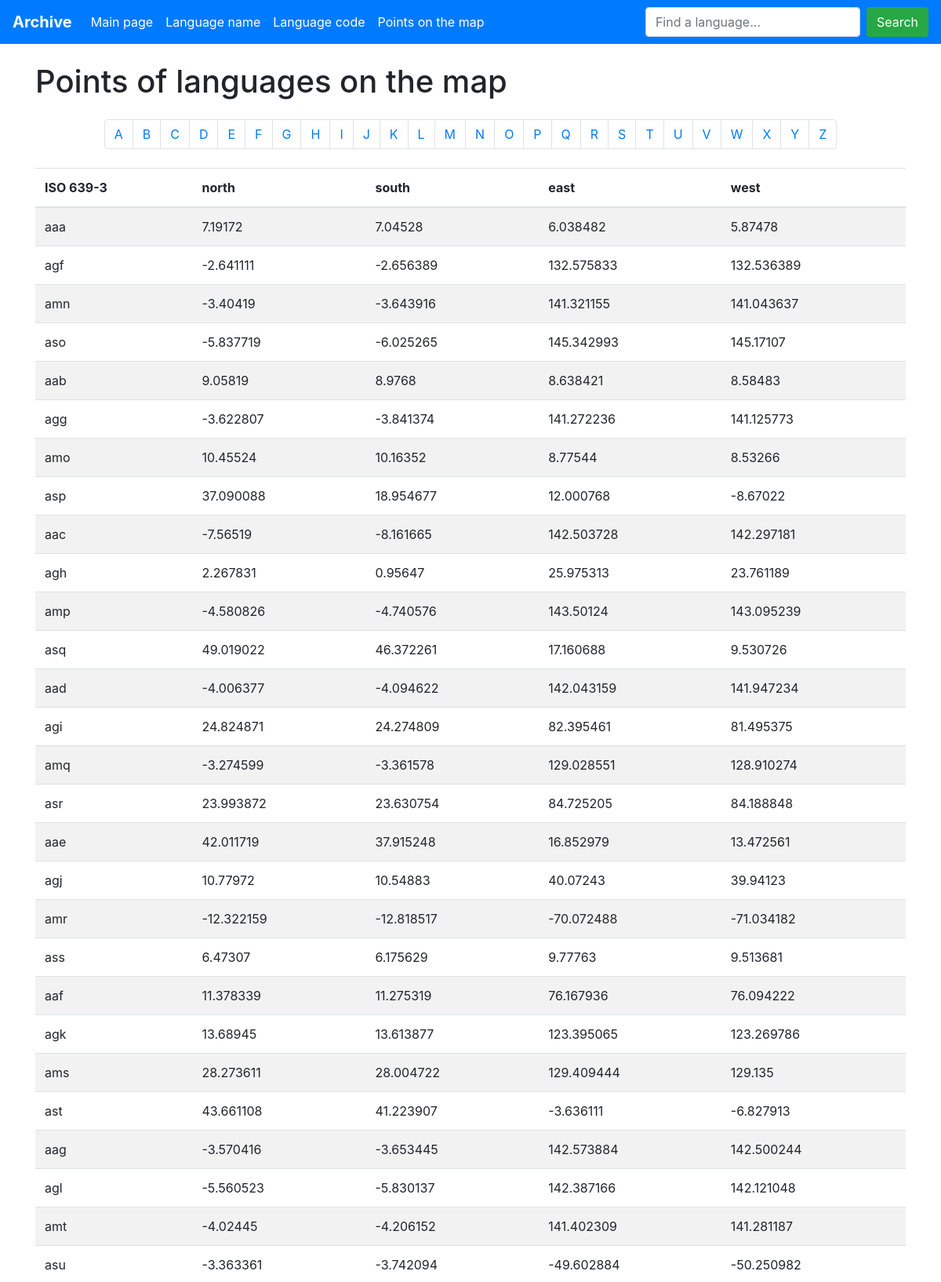
The app's page /browse/map-points/ (upper part) with its own data.
### langs/models.py (models this page shows, shortened)
class MapPoint(models.Model):
    iso = models.ForeignKey(Iso, on_delete=models.CASCADE)
    north = models.FloatField()
    south = models.FloatField()
    east = models.FloatField()
    west = models.FloatField()
    class Meta:
        db_table = 'map_point'

class Iso(models.Model):
    iso = models.CharField(max_length=3)
    class Meta:
        db_table = 'iso'
    def __str__(self):
        return self.iso

### langs/views.py (the view)
# urls.py: path('browse/map-points/', MapPointsView.as_view(), name='map_points'),
class MapPointsView(views.View):
    def get(self, request, letter='a'):
        context = {
            'map_points': MapPoint.objects.order_by('iso').filter(iso__iso__istartswith=letter),
            'pagination_letters': 'ABCDEFGHIJKLMNOPQRSTUVWXYZ',
        }
        return render(request, 'langs/points.html', context=context)

### langs/templates/langs/points.html (shortened to what this page needs)
{% extends './base.html' %}
{% load static %}
{% block header %}
  <div class="container my-4">
<h1>Points of languages on the map</h1>
  </div>
{% endblock %}
{% block pagination %}
  <div class="my-4">
    <nav aria-label="Page navigation example my-4">
      <ul class="pagination justify-content-center">
        {% for letter in pagination_letters %}
          <li class="page-item"><a class="page-link" href="/browse/map-points/{{ letter.lower }}">{{ letter }}</a></li>
        {% endfor %}
      </ul>
    </nav>
  </div>
{% endblock %}
{% block content %}
<div class="container my-4">
<table class="table table-striped">
  <thead>
    <tr>
      <th scope="col">ISO 639-3</th>
      <th scope="col">north</th>
      <th scope="col">south</th>
      <th scope="col">east</th>
      <th scope="col">west</th>
    </tr>
  </thead>
  <tbody>
    {% for point in map_points %}
      <tr>
        <td>{{ point.iso }}</td>
        <td>{{ point.north }}</td>
        <td>{{ point.south }}</td>
        <td>{{ point.east }}</td>
        <td>{{ point.west }}</td>
      </tr>
    {% endfor %}
  </tbody>
</table>
</div>
{% endblock %}

### records on screen
MapPoint: iso "aaa", north "7.19172", south "7.04528", east "6.038482", west "5.87478"
MapPoint: iso "agf", north "-2.641111", south "-2.656389", east "132.575833", west "132.536389"
MapPoint: iso "amn", north "-3.40419", south "-3.643916", east "141.321155", west "141.043637"
MapPoint: iso "aso", north "-5.837719", south "-6.025265", east "145.342993", west "145.17107"
MapPoint: iso "aab", north "9.05819", south "8.9768", east "8.638421", west "8.58483"
MapPoint: iso "agg", north "-3.622807", south "-3.841374", east "141.272236", west "141.125773"
MapPoint: iso "amo", north "10.45524", south "10.16352", east "8.77544", west "8.53266"
MapPoint: iso "asp", north "37.090088", south "18.954677", east "12.000768", west "-8.67022"
MapPoint: iso "aac", north "-7.56519", south "-8.161665", east "142.503728", west "142.297181"
MapPoint: iso "agh", north "2.267831", south "0.95647", east "25.975313", west "23.761189"
MapPoint: iso "amp", north "-4.580826", south "-4.740576", east "143.50124", west "143.095239"
MapPoint: iso "asq", north "49.019022", south "46.372261", east "17.160688", west "9.530726"
MapPoint: iso "aad", north "-4.006377", south "-4.094622", east "142.043159", west "141.947234"
MapPoint: iso "agi", north "24.824871", south "24.274809", east "82.395461", west "81.495375"
MapPoint: iso "amq", north "-3.274599", south "-3.361578", east "129.028551", west "128.910274"
MapPoint: iso "asr", north "23.993872", south "23.630754", east "84.725205", west "84.188848"
MapPoint: iso "aae", north "42.011719", south "37.915248", east "16.852979", west "13.472561"
MapPoint: iso "agj", north "10.77972", south "10.54883", east "40.07243", west "39.94123"
MapPoint: iso "amr", north "-12.322159", south "-12.818517", east "-70.072488", west "-71.034182"
MapPoint: iso "ass", north "6.47307", south "6.175629", east "9.77763", west "9.513681"
MapPoint: iso "aaf", north "11.378339", south "11.275319", east "76.167936", west "76.094222"
MapPoint: iso "agk", north "13.68945", south "13.613877", east "123.395065", west "123.269786"
MapPoint: iso "ams", north "28.273611", south "28.004722", east "129.409444", west "129.135"
MapPoint: iso "ast", north "43.661108", south "41.223907", east "-3.636111", west "-6.827913"
MapPoint: iso "aag", north "-3.570416", south "-3.653445", east "142.573884", west "142.500244"
MapPoint: iso "agl", north "-5.560523", south "-5.830137", east "142.387166", west "142.121048"
MapPoint: iso "amt", north "-4.02445", south "-4.206152", east "141.402309", west "141.281187"
MapPoint: iso "asu", north "-3.363361", south "-3.742094", east "-49.602884", west "-50.250982"

### other values on screen
{{ letter }} "A" "B" "C" "D" "E" "F" "G" "H" "I" "J" "K" "L" "M" "N" "O" "P" "Q" "R" "S" "T" "U" "V" "W" "X" "Y" "Z"
